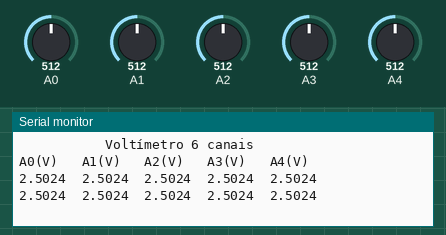
A sketch run on a simulated Arduino Uno, built with avr-gcc and run on an emulated ATmega328P. Parts: the last lines printed to the serial monitor. Inputs (shaded band) come from the test bench; at power-on: A0 = 512, A1 = 512, A2 = 512, A3 = 512, A4 = 512.

Above: at 1.8 s.
1.9 s: A0 set to 716
At 2.4 s:
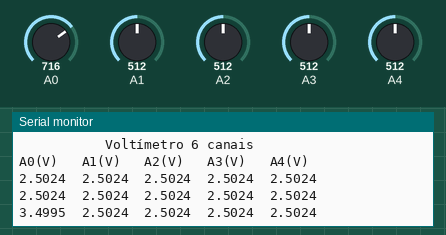
3.4 s: A1 set to 716
At 4.7 s:
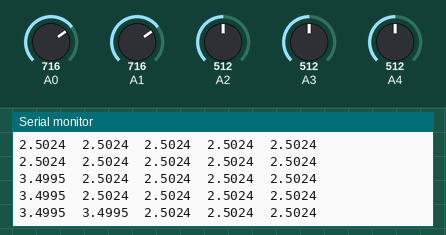
4.9 s: A2 set to 716
At 5.8 s:
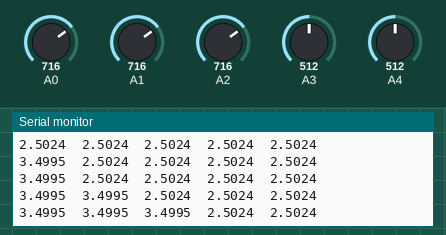
6.4 s: A3 set to 716
At 7.7 s:
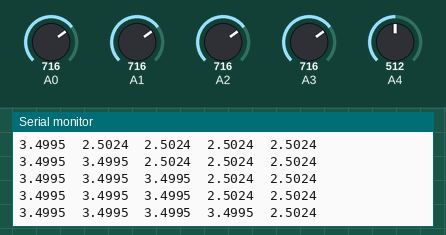
7.9 s: A4 set to 716
At 8.8 s:
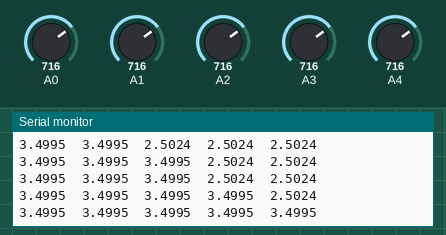
9.4 s: A0 set to 992
At 10.8 s:
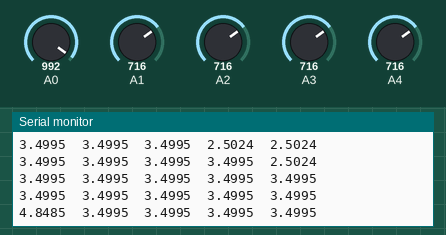
Timing chart, 0 to 11.9 s (numbered marks = the images above; inputs shaded):
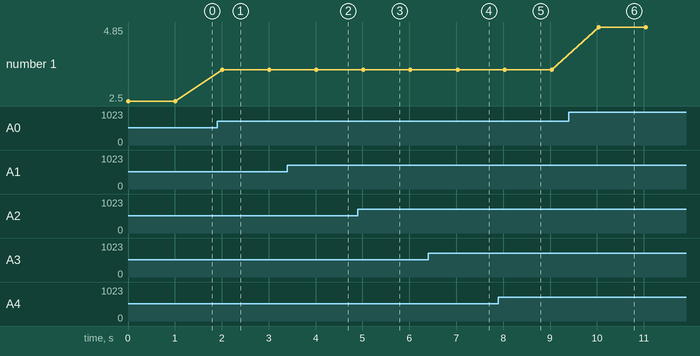

Measured:
- after the input at 1.9 s, the serial monitor: prints a new line after 0.11 s (image 1)
- after the input at 3.4 s, the serial monitor: prints a new line after 0.62 s (image 2)
- after the input at 4.9 s, the serial monitor: prints a new line after 0.12 s (image 3)
- after the input at 6.4 s, the serial monitor: prints a new line after 0.63 s (image 4)
- after the input at 7.9 s, the serial monitor: prints a new line after 0.13 s (image 5)
- after the input at 9.4 s, the serial monitor: prints a new line after 0.64 s (image 6)
- plotted number 1: 2.5 → 3.5 after the input at 1.9 s, 3.5 → 4.85 after the input at 9.4 s

The sketch:

Voltimetro.ino
```cpp
void setup() {
  // Cria a comunicação serial para exibir os valores no monitor serial
  Serial.begin(115200); // baud = taxa de transferência de bits: bits por segundo
  Serial.println("\n\n\n           Voltímetro 6 canais");
  Serial.println("A0(V)   A1(V)   A2(V)   A3(V)   A4(V)");
}

void loop() {
  float tensao[5];
  int chMax=4;
  int chN;
  // Mede o valor de 0 a 1023 e converte para tensão
  //           o (float) faz um coerção, pois o comando analogRead retorna um numero inteiro e a tensão é um float
  for (chN=0;chN<=chMax;chN++) {
   tensao[chN] = (float)analogRead(chN)*5/1023;
   Serial.print(tensao[chN],4); // com 4 digitos
    Serial.print("\t");
   }
    Serial.print("\n");
  // Cria um pequeno atraso entre cada medição
  delay(1000);
}
```
